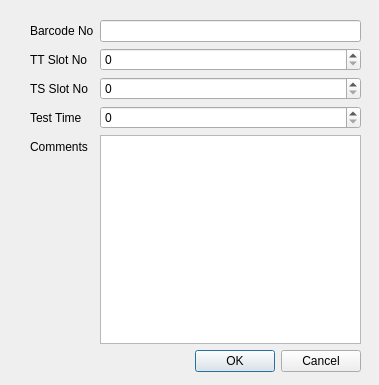
<?xml version="1.0" encoding="UTF-8"?>
<ui version="4.0">
 <class>Dialog</class>
 <widget class="QDialog" name="Dialog">
  <property name="geometry">
   <rect>
    <x>0</x>
    <y>0</y>
    <width>379</width>
    <height>385</height>
   </rect>
  </property>
  <property name="windowTitle">
   <string>Dialog</string>
  </property>
  <widget class="QWidget" name="">
   <property name="geometry">
    <rect>
     <x>30</x>
     <y>20</y>
     <width>331</width>
     <height>352</height>
    </rect>
   </property>
   <layout class="QFormLayout" name="formLayout">
    <item row="0" column="0">
     <widget class="QLabel" name="Barcode">
      <property name="text">
       <string>Barcode No</string>
      </property>
     </widget>
    </item>
    <item row="0" column="1">
     <widget class="QLineEdit" name="BarcodeNo"/>
    </item>
    <item row="1" column="0">
     <widget class="QLabel" name="TTSlot">
      <property name="text">
       <string>TT Slot No</string>
      </property>
     </widget>
    </item>
    <item row="1" column="1">
     <widget class="QSpinBox" name="TTSlotNo"/>
    </item>
    <item row="2" column="1">
     <widget class="QSpinBox" name="TSSlotNo"/>
    </item>
    <item row="3" column="0">
     <widget class="QLabel" name="Tessttime_label">
      <property name="text">
       <string>Test Time</string>
      </property>
     </widget>
    </item>
    <item row="3" column="1">
     <widget class="QSpinBox" name="TestTime"/>
    </item>
    <item row="4" column="0">
     <widget class="QLabel" name="Comments_Label">
      <property name="text">
       <string>Comments</string>
      </property>
     </widget>
    </item>
    <item row="4" column="1">
     <widget class="QPlainTextEdit" name="Comments"/>
    </item>
    <item row="5" column="1">
     <widget class="QDialogButtonBox" name="buttonBox">
      <property name="orientation">
       <enum>Qt::Horizontal</enum>
      </property>
      <property name="standardButtons">
       <set>QDialogButtonBox::Cancel|QDialogButtonBox::Ok</set>
      </property>
     </widget>
    </item>
    <item row="2" column="0">
     <widget class="QLabel" name="TSslot_label">
      <property name="text">
       <string>TS Slot No</string>
      </property>
     </widget>
    </item>
   </layout>
  </widget>
 </widget>
 <resources/>
 <connections>
  <connection>
   <sender>buttonBox</sender>
   <signal>accepted()</signal>
   <receiver>Dialog</receiver>
   <slot>accept()</slot>
   <hints>
    <hint type="sourcelabel">
     <x>248</x>
     <y>254</y>
    </hint>
    <hint type="destinationlabel">
     <x>157</x>
     <y>274</y>
    </hint>
   </hints>
  </connection>
  <connection>
   <sender>buttonBox</sender>
   <signal>rejected()</signal>
   <receiver>Dialog</receiver>
   <slot>reject()</slot>
   <hints>
    <hint type="sourcelabel">
     <x>316</x>
     <y>260</y>
    </hint>
    <hint type="destinationlabel">
     <x>286</x>
     <y>274</y>
    </hint>
   </hints>
  </connection>
 </connections>
</ui>
